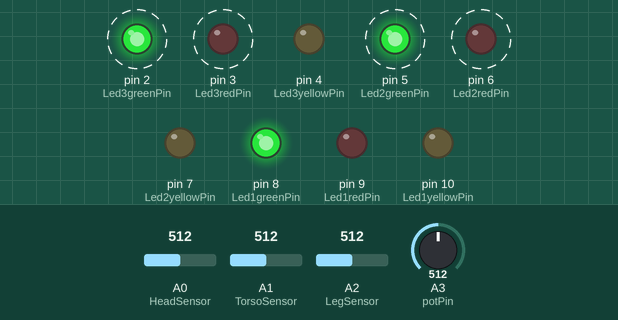
This sketch was run on a simulated Arduino Uno, built with avr-gcc and run on an emulated ATmega328P. Parts: output pins drawn as LEDs (lit = HIGH). Dashed ring = blinking. The test bench sets the inputs (shaded band); at power-on: A3 (potPin) = 512, A0 (HeadSensor) = 512, A1 (TorsoSensor) = 512, A2 (LegSensor) = 512. Random numbers use the default seed unless the sketch sets one.

Above: at 1.7 s.
1.8 s: A3 (potPin) set to 527
At 2.6 s:
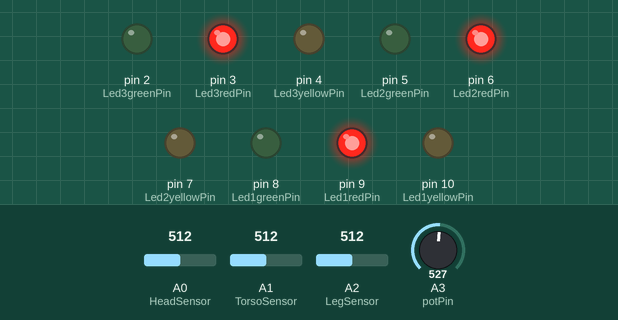
3.3 s: A0 (HeadSensor) set to 535
At 3.7 s:
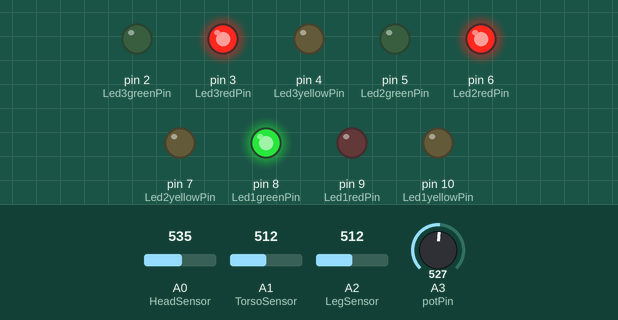
7.2 s: A0 (HeadSensor) set to 306
At 8.6 s:
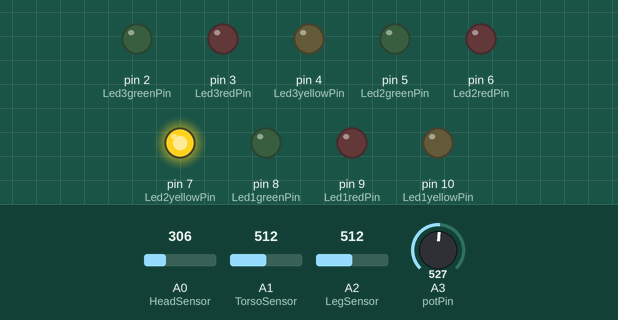
10.7 s: A1 (TorsoSensor) set to 536
At 11.4 s:
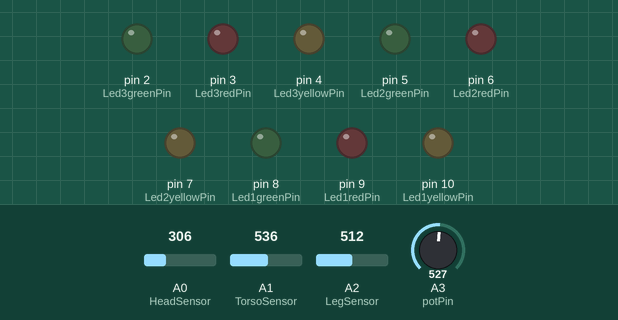
14.2 s: A1 (TorsoSensor) set to 306
At 15.1 s:
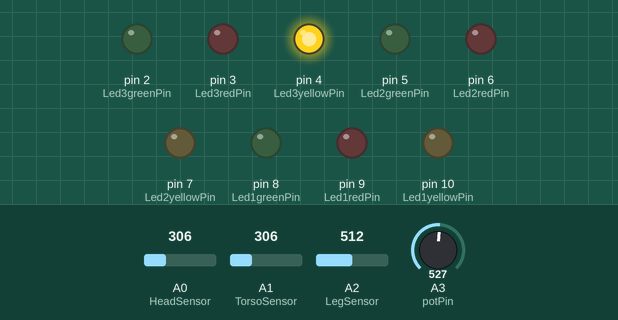
16.3 s: A2 (LegSensor) set to 716
At 32.6 s:
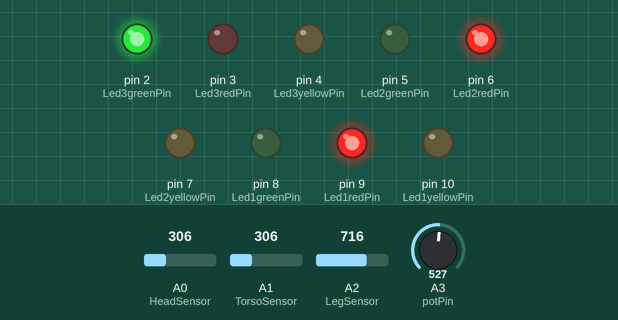
Timing chart, 0 to 33.4 s (numbered marks = the images above; inputs shaded):
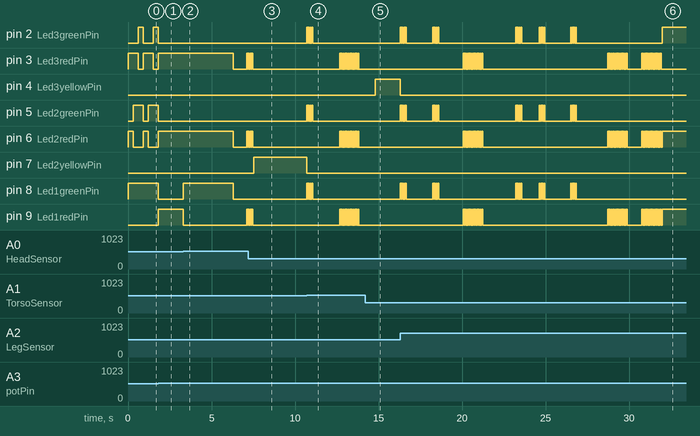

The sketch:

AirsoftTargetSorceCodeV1.ino
```cpp
/*
Airsoft Target System - by Manuel Palmeira
This system uses piezos and RGY LEDs. For more information on this project and the circuit please check out the
instructibles page.

Feel free to use and change this code. Just don't use it to exploit others.
Since I just need simple colors (the 3 primary ones with the LED), I've coded the colors in a ON/OFF base.
If you want to have more color variations make sure to connect the LEDs to PWM pins and change the values on the
color functions according to the color that you want.
*/

//setting the pins for the LED interface
const int Led1yellowPin = 10;
const int Led1redPin = 9;
const int Led1greenPin = 8;
const int Led2yellowPin = 7;
const int Led2redPin = 6;
const int Led2greenPin = 5;
const int Led3yellowPin = 4;
const int Led3redPin = 3;
const int Led3greenPin = 2;

//uncomment this line if using a Common Anode LED
//#define COMMON_ANODE

//setting the pins for the piezos input.
const int HeadSensor = A0;
const int TorsoSensor = A1;
const int LegSensor = A2;

//setting the pins for the potentiometer
int potPin = A3;

//Adjust this value to change the sensitivity of the piezos
//const int THRESHOLD = 25;

// these variables will change:
int HeadSensorReading = 0;      // variable to store the value read from the sensor pin
int TorsoSensorReading = 0;      // variable to store the value read from the sensor pin
int LegSensorReading = 0;      // variable to store the value read from the sensor pin
int HeadSensorReadingRandom = 0;      // variable to store the value read from the sensor pin
int TorsoSensorReadingRandom = 0;      // variable to store the value read from the sensor pin
int LegSensorReadingRandom = 0;      // variable to store the value read from the sensor pin
int RandomON = 0;              //variable to count the shots required to enter competition mode
int RandomOFF = 0;             //variable to count the shots required to exit competition mode
int RandomTarget = 0;          //variable to decide the next target
int RandomTime = 0;          //variable to decide the delay until next random target
int hit = 0;                //variable to tell if the right target was hit
unsigned long StartTime;       //variable to know when the target started to be active
unsigned long ActualTime;       //variable to know what time it is
unsigned long Timeout;       //variable to know if the target has been active for too long
int sensitivity = 0;       // variable to store the value coming from the sensor

void setup()
{
  //set the LED pins as outputs
  pinMode(Led1yellowPin, OUTPUT);
  pinMode(Led1redPin, OUTPUT);
  pinMode(Led1greenPin, OUTPUT);
  pinMode(Led2yellowPin, OUTPUT);
  pinMode(Led2redPin, OUTPUT);
  pinMode(Led2greenPin, OUTPUT);
  pinMode(Led3yellowPin, OUTPUT);
  pinMode(Led3redPin, OUTPUT);
  pinMode(Led3greenPin, OUTPUT);
}

void loop()
{
  //standart mode, all targets are red
  setColor(0, 1, 0);  // red

  sensitivity = analogRead(potPin);    // read the value from the potentiometer

  // read the sensor and store it in the variable sensorReading:
  HeadSensorReading = analogRead(HeadSensor);
  TorsoSensorReading = analogRead(TorsoSensor);
  LegSensorReading = analogRead(LegSensor);

  // if the sensor reading is greater than the threshold:
  if (HeadSensorReading >= sensitivity) {
    // update the LED pin itself:
    digitalWrite(Led1yellowPin, 0);
    digitalWrite(Led1redPin, 0);
    digitalWrite(Led1greenPin, 1);
    delay(300);
    //  one hit for the random mode
    RandomON = RandomON + 1;
  }

  // if the sensor reading is greater than the threshold:
  if (TorsoSensorReading >= sensitivity) {
    // update the LED pin itself:
    digitalWrite(Led2yellowPin, 0);
    digitalWrite(Led2redPin, 0);
    digitalWrite(Led2greenPin, 1);
    delay(300);
    //  resets the count for the random mode
    RandomON = 0;
  }

  // if the sensor reading is greater than the threshold:
  if (LegSensorReading >= sensitivity) {
    // update the LED pin itself:
    digitalWrite(Led3yellowPin, 0);
    digitalWrite(Led3redPin, 0);
    digitalWrite(Led3greenPin, 1);
    delay(300);
    //  resets the count for the random mode
    RandomON = 0;
  }

  //  entered random game mode
  if (RandomON >= 10) {
    RandomON = 0;    //  resets the count for the random mode
    RandomOFF = 0;    //  resets the count for the random mode
    //  you have 10 targets to take out before the game mode ends
    while (RandomOFF < 10) {
      setColor(0, 0, 0);  // lights out
      //delay(100);
      RandomTime = random(500, 2000);  // set a random time to present next target between 500ms and 4s
      RandomTarget = random(1, 4);  // set a random target
      //RandomTarget = 1;  // set a random target

      switch (RandomTarget) {
        case 1:
          StartTime = millis();    //  start timer
          hit = 0;  // reset the number of times the target has been hit. you have 3 shots until it moves to the next one
          delay(RandomTime);
          while(hit < 3){
            //  read sensors for random mode
            HeadSensorReadingRandom = analogRead(HeadSensor);
            TorsoSensorReadingRandom = analogRead(TorsoSensor);
            LegSensorReadingRandom = analogRead(LegSensor);
            //  light the target to hit
            digitalWrite(Led1yellowPin, 1);
            digitalWrite(Led1redPin, 0);
            digitalWrite(Led1greenPin, 0);
            ActualTime = millis();  // measure the actual time
            Timeout = ActualTime - StartTime;   // calculate the time that has passed since the target was active
            // if the sensor reading is greater than the threshold:
            if (HeadSensorReadingRandom >= sensitivity) {
              // update the LED pin itself:
              wright(3);
              hit = 3;
            }
            // if the sensor reading is greater than the threshold:
            if (TorsoSensorReadingRandom >= sensitivity || LegSensorReadingRandom >= sensitivity) {
              // update the LED pin itself:
              wrong(3);
              hit = hit + 1;
            }
            //if the target has been active for too long (more than 20s), you've timed out
            if (Timeout >= 20000) {
              wrong(3);
              hit = 3;
            }
          }
          //  one less target to the end of random mode
          RandomOFF = RandomOFF + 1;
          break;

        case 2:
          StartTime = millis();    //  start timer
          hit = 0;  // reset the number of times the target has been hit. you have 3 shots until it moves to the next one
          delay(RandomTime);
          while(hit < 3){
            //  read sensors for random mode
            HeadSensorReadingRandom = analogRead(HeadSensor);
            TorsoSensorReadingRandom = analogRead(TorsoSensor);
            LegSensorReadingRandom = analogRead(LegSensor);
            //  light the target to hit
            digitalWrite(Led2yellowPin, 1);
            digitalWrite(Led2redPin, 0);
            digitalWrite(Led2greenPin, 0);
            ActualTime = millis();  // measure the actual time
            Timeout = ActualTime - StartTime;   // calculate the time that has passed since the target was active
            // if the sensor reading is greater than the threshold:
            if (TorsoSensorReadingRandom >= sensitivity) {
              // update the LED pin itself:
              wright(3);
              hit = 3;
            }
            // if the sensor reading is greater than the threshold:
            if (HeadSensorReadingRandom >= sensitivity || LegSensorReadingRandom >= sensitivity) {
              // update the LED pin itself:
              wrong(3);
              hit = hit + 1;
            }
            //if the target has been active for too long (more than 20s), you've timed out
            if (Timeout >= 20000) {
              wrong(3);
              hit = 3;
            }
          }
          //  one less target to the end of random mode
          RandomOFF = RandomOFF + 1;
          break;

        case 3:
          StartTime = millis();    //  start timer
          hit = 0;  // reset the number of times the target has been hit. you have 3 shots until it moves to the next one
          delay(RandomTime);
          while(hit < 3){
            //  read sensors for random mode
            HeadSensorReadingRandom = analogRead(HeadSensor);
            TorsoSensorReadingRandom = analogRead(TorsoSensor);
            LegSensorReadingRandom = analogRead(LegSensor);
            //  light the target to hit
            digitalWrite(Led3yellowPin, 1);
            digitalWrite(Led3redPin, 0);
            digitalWrite(Led3greenPin, 0);
            ActualTime = millis();  // measure the actual time
            Timeout = ActualTime - StartTime;   // calculate the time that has passed since the target was active
            // if the sensor reading is greater than the threshold:
            if (LegSensorReadingRandom >= sensitivity) {
              // update the LED pin itself:
              wright(3);
              hit = 3;
            }
            // if the sensor reading is greater than the threshold:
            if (HeadSensorReadingRandom >= sensitivity || TorsoSensorReadingRandom >= sensitivity) {
              // update the LED pin itself:
              wrong(3);
              hit = hit + 1;
            }
            //if the target has been active for too long (more than 20s), you've timed out
            if (Timeout >= 20000) {
              wrong(3);
              hit = 3;
            }
          }
          //  one less target to the end of random mode
          RandomOFF = RandomOFF + 1;
          break;
      }
    }
  }
}

//easy way to set the color on the LEDs
void setColor(int yellow, int red, int green)
{
  #ifdef COMMON_ANODE
    yellow = 1 - yellow;
    red = 1 - red;
    green = 1 - green;
  #endif
  digitalWrite(Led1yellowPin, yellow);
  digitalWrite(Led1redPin, red);
  digitalWrite(Led1greenPin, green);
  digitalWrite(Led2yellowPin, yellow);
  digitalWrite(Led2redPin, red);
  digitalWrite(Led2greenPin, green);
  digitalWrite(Led3yellowPin, yellow);
  digitalWrite(Led3redPin, red);
  digitalWrite(Led3greenPin, green);
}

//function to flash green light
void wright(int TimesFlashWright)
{
  for (int x = 0; x <= 3; x++) {
    setColor(0,0,1);
    delay(50);
    setColor(0,0,0);
    delay(50);
  }
}

//function to flash red light
void wrong(int TimesFlashWrong)
{
  for (int x = 0; x <= TimesFlashWrong; x++) {
    setColor(0,1,0);
    delay(50);
    setColor(0,0,0);
    delay(50);
  }
}
```

Measured:
- the behaviour switches between 512 and 513 on A3 (potPin) (found by bisection; images 0 and 1)
- the behaviour switches between 526 and 527 on A0 (HeadSensor) (found by bisection; images 1 and 2)
- the behaviour switches between 526 and 527 on A1 (TorsoSensor) (found by bisection; images 3 and 4)
- after the input at 1.8 s, pin 8 (Led1greenPin): HIGH → LOW at once; pin 9 (Led1redPin): LOW → HIGH at once
- after the input at 3.3 s, pin 3 (Led3redPin), pin 6 (Led2redPin): HIGH → LOW after 3.0 s, → HIGH 0.81 s later, → LOW 0.05 s later; pin 8 (Led1greenPin): LOW → HIGH at once, → LOW 3.0 s later; pin 9 (Led1redPin): HIGH → LOW at once, → HIGH 3.8 s later, → LOW 0.05 s later
- after the input at 7.2 s, pin 7 (Led2yellowPin): LOW → HIGH after 0.31 s
- after the input at 10.7 s, pin 2 (Led3greenPin): alternates HIGH for 0.05 s and LOW for 0.05 s, 8 changes in all, then stays LOW, starting at once; pin 3 (Led3redPin): alternates HIGH for 0.05 s and LOW for 0.05 s, 24 changes in all, then stays LOW, starting after 2.0 s
- after the input at 14.2 s, pin 4 (Led3yellowPin): LOW → HIGH after 0.61 s
- after the input at 16.3 s, pin 4 (Led3yellowPin): HIGH → LOW at once
